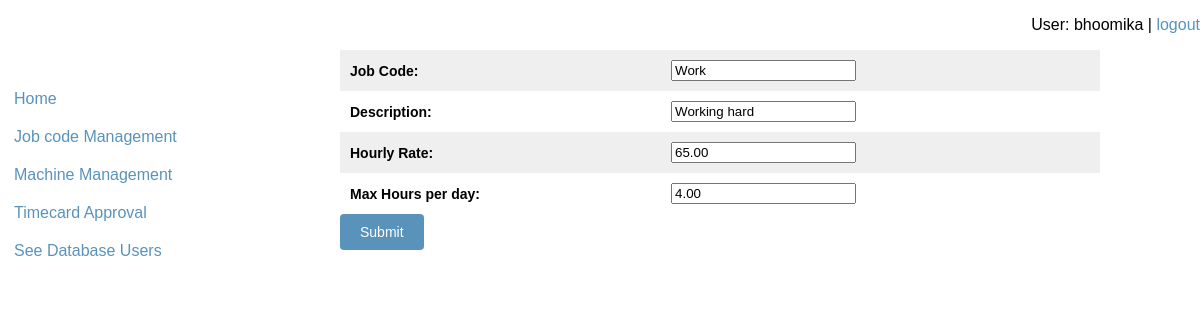
The app's page /jobs/update/1/ (signed in) with its own data.
### user/models.py (models this page shows)
class User(AbstractUser):
    is_admin = models.BooleanField(default=False)
    is_contractor = models.BooleanField(default=False)

### jobs/models.py (models this page shows, shortened)
class Job(models.Model):
    jobcode = models.CharField(max_length=200, null=True, verbose_name="Job Code")
    description = models.CharField(max_length=200, null=True, verbose_name="Description")
    hourlyrate = models.DecimalField(max_digits=10, decimal_places=2, verbose_name="Hourly Rate")
    max_hours = models.DecimalField(max_digits=4, decimal_places=2, verbose_name="Max Hours per day")

### jobs/views.py (the view, shortened to what this page needs)
class JobUpdate(UpdateView):
    model = Job
    template_name = 'jobs/form.html'
    form_class = JobForm
    success_url = reverse_lazy('jobs:job_details')

### jobs/forms.py
class JobForm(forms.ModelForm):
    class Meta:
        model = Job
        fields = ('jobcode', 'description', 'hourlyrate', 'max_hours')

### jobs/templates/jobs/form.html (shortened to what this page needs)
{% extends "jobs/base.html" %}
    {% block content %}
    <form method="post" enctype="multipart/form-data" action="">
        <table>
            <div align="left">
            {{form.as_table}}
            </div>
        </table>
        <input type="submit" value="Submit"/>
    </form>
    {% endblock %}

### jobs/templates/jobs/base.html (shortened to what this page needs)
{% load static %}
<!DOCTYPE html>
<html lang="en">
<head>
    <link href= "{% static "css/base.css" %}" rel="stylesheet">
</head>
<body>
<div align="right">
        {% block header %}
        {% if user.username %}
            <p>User: {{ user.username }} | <a href="{% url 'logout' %}?next={{request.path}}">logout</a></p>
        {% else %}
            <p><a href="{% url 'login' %}?next={{request.path}}">login</a></p>{% endif %}
    {% endblock %}
</div>
<div id="sidebar">
    {% block sidebar %}
    <ul><li><a href="/">Home</a></li>
     {% if user.is_authenticated and user.is_admin %}
    <ul><li><a href="{% url 'jobs:job_details' %}">Job code Management</a></li>
    <ul><li><a href="{% url 'machines:machine_details' %}">Machine Management</a></li>
    <ul><li><a href="/">Timecard Approval</a></li>
    <ul><li><a href="{% url 'user:user_details' %}">See Database Users</a></li>
    {% endif %}
    {% endblock %}
</div>
<div id="content">
    {% block content %}{% endblock %}
</div>
</body>
</html>

### static/css/base.css (style rules this page uses)
body { margin:0; padding:0; font-family:helvetica, sans-serif; }
a { text-decoration:none; color:#5993bb; }
a.button, input[type="submit"] { color:#fff; background:#5993bb; border-radius:4px; padding:10px 20px; font-size:14px; border:0; }
table { width:100%; border-spacing:0; border-collapse: collapse; }
table th, table td { text-align:left; font-size:14px; padding:10px; margin:0; }
tbody tr:nth-child(odd) { background:#efefef; }
#content { padding:0 100px; overflow:hidden; }
#sidebar { width:220px; padding:30px 20px 0 0; float:left; }
#sidebar ul { margin:0; padding:0; }
#sidebar ul li { margin:0; list-style:none; padding:10px 14px; }
#sidebar ul li a { display:block; }

### records on screen
User: username "bhoomika"
Job: jobcode "Work", description "Working hard", hourlyrate "65.00", max_hours "4.00"
